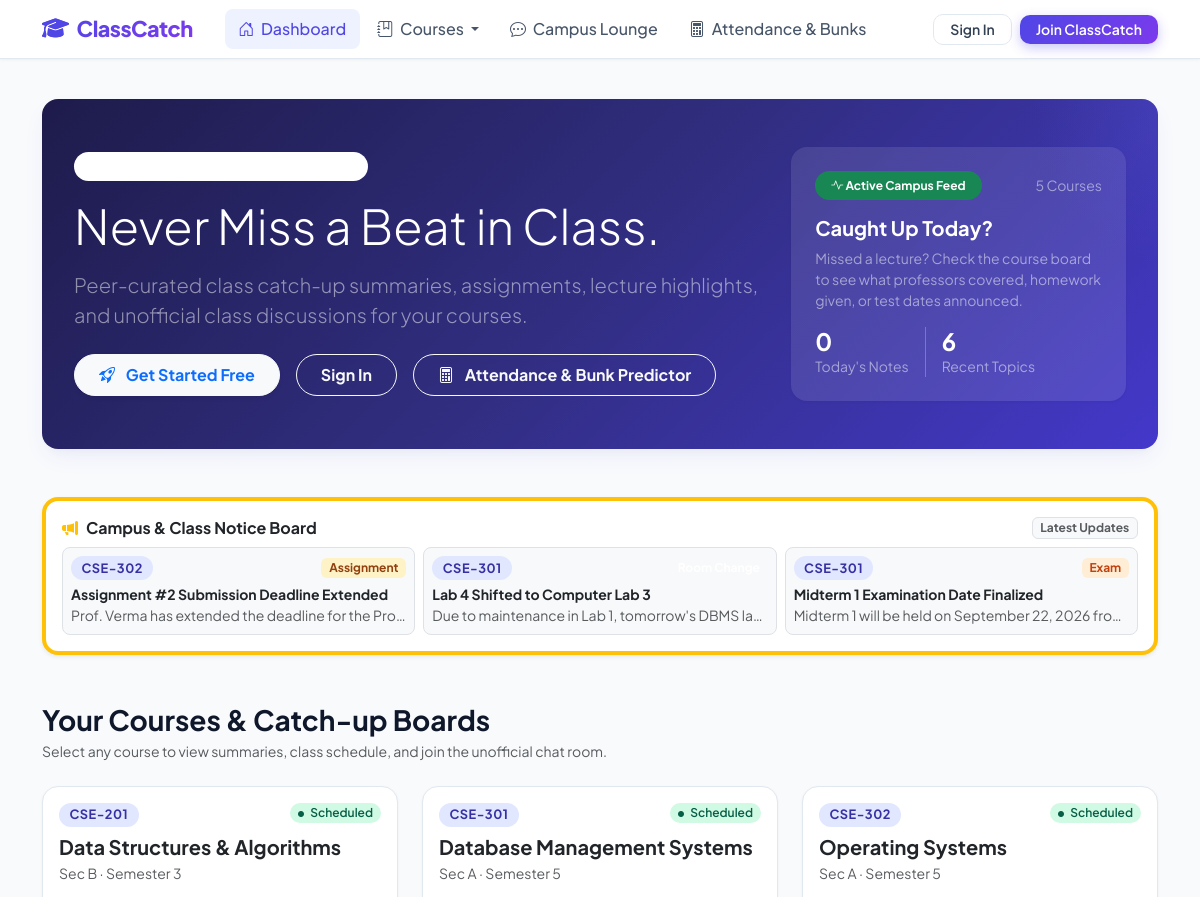
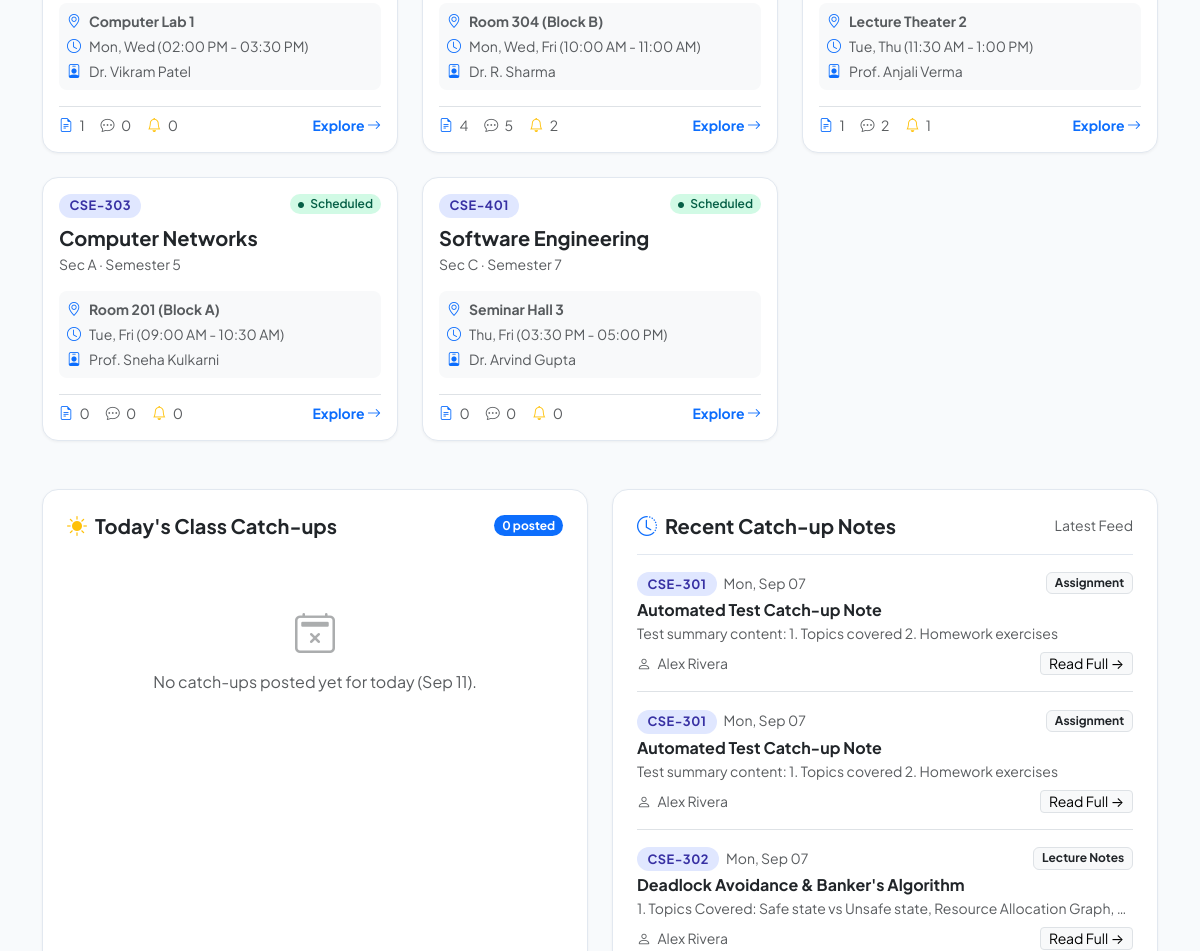
Before: / (upper part) with the older database file (2 pictures, top to bottom).
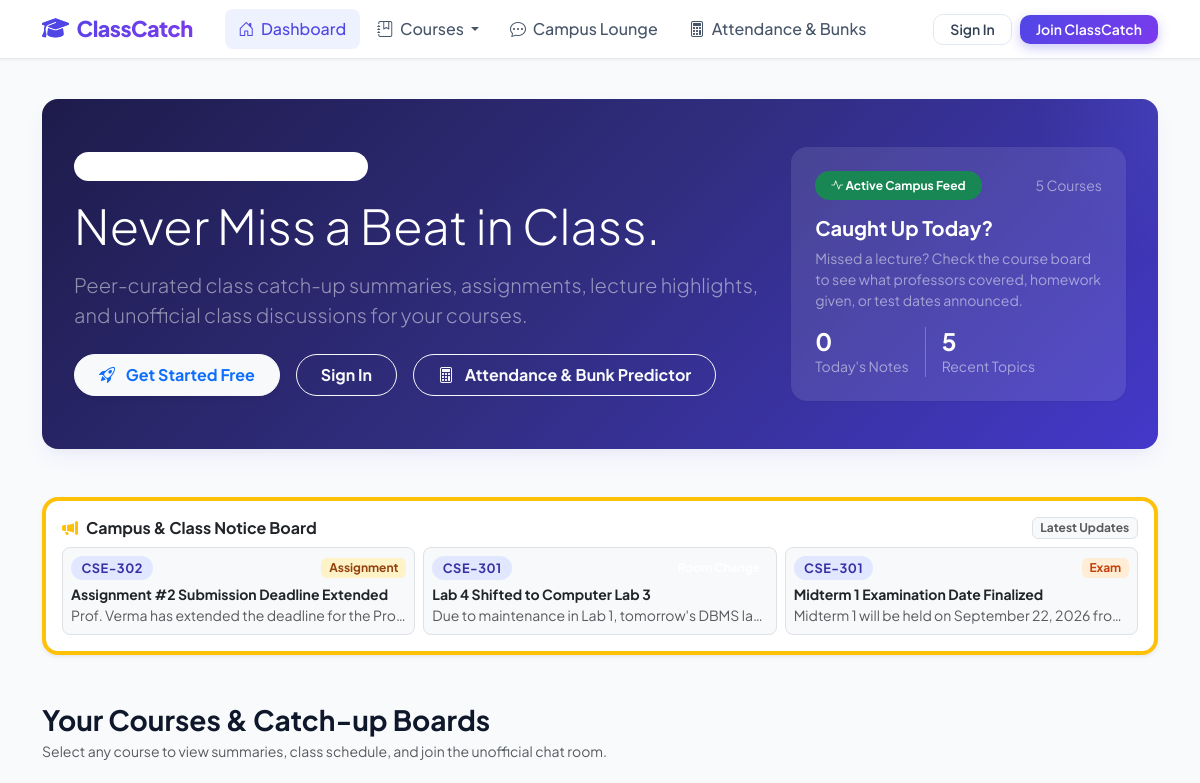
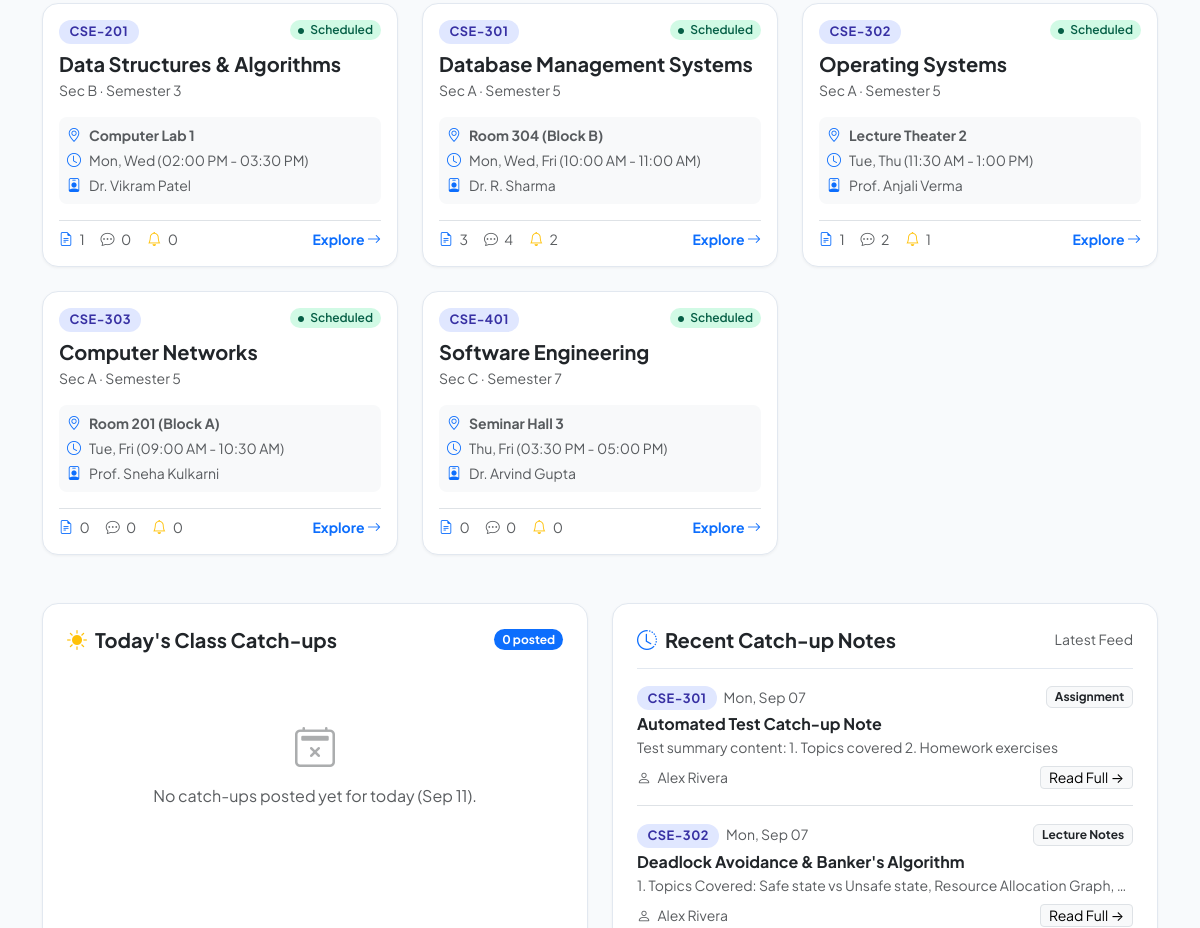
After: the same page with the newer database file (2 pictures, top to bottom).
### models.py (models this page shows, shortened)
class Announcement(db.Model):
    __tablename__ = 'announcements'
    id = db.Column(db.Integer, primary_key=True)
    course_id = db.Column(db.Integer, db.ForeignKey('courses.id'), nullable=False, index=True)
    user_id = db.Column(db.Integer, db.ForeignKey('users.id'), nullable=False, index=True)
    title = db.Column(db.String(150), nullable=False)
    content = db.Column(db.Text, nullable=False)
    tag = db.Column(db.String(30), default='General', nullable=False)  # Exam, Quiz, Assignment, Room Change, Urgent
    created_at = db.Column(db.DateTime, default=datetime.utcnow, nullable=False)

class Course(db.Model):
    __tablename__ = 'courses'
    id = db.Column(db.Integer, primary_key=True)
    name = db.Column(db.String(150), nullable=False)
    code = db.Column(db.String(20), nullable=False, index=True)
    section = db.Column(db.String(10), default='A', nullable=False)
    semester = db.Column(db.Integer, default=1, nullable=False)
    instructor = db.Column(db.String(120), default='Prof. TBD', nullable=False)
    room = db.Column(db.String(60), default='Lecture Hall 101', nullable=False)
    schedule = db.Column(db.String(150), default='Mon, Wed 10:00 AM - 11:30 AM', nullable=False)
    status = db.Column(db.String(40), default='Scheduled', nullable=False)  # Scheduled, Cancelled, Extra Class
    summaries = db.relationship('Summary', backref='course', lazy=True, cascade='all, delete-orphan')
    chats = db.relationship('ChatMessage', backref='course', lazy=True, cascade='all, delete-orphan')
    announcements = db.relationship('Announcement', backref='course', lazy=True, cascade='all, delete-orphan')
    attendances = db.relationship('AttendanceRecord', backref='course', lazy=True, cascade='all, delete-orphan')

class Summary(db.Model):
    __tablename__ = 'summaries'
    id = db.Column(db.Integer, primary_key=True)
    course_id = db.Column(db.Integer, db.ForeignKey('courses.id'), nullable=False, index=True)
    user_id = db.Column(db.Integer, db.ForeignKey('users.id'), nullable=False, index=True)
    date = db.Column(db.Date, nullable=False, index=True)
    topic = db.Column(db.String(200), nullable=True)
    category = db.Column(db.String(50), default='Lecture Notes', nullable=False)  # Lecture Notes, Assignment, Exam Prep
    content = db.Column(db.Text, nullable=False)
    helpful_count = db.Column(db.Integer, default=0, nullable=False)
    created_at = db.Column(db.DateTime, default=datetime.utcnow, nullable=False)

class User(UserMixin, db.Model):
    __tablename__ = 'users'
    id = db.Column(db.Integer, primary_key=True)
    name = db.Column(db.String(100), nullable=False)
    email = db.Column(db.String(120), unique=True, nullable=False, index=True)
    password_hash = db.Column(db.String(255), nullable=False)
    role = db.Column(db.String(20), default='student', nullable=False)
    avatar_color = db.Column(db.String(20), default='indigo', nullable=False)
    summaries = db.relationship('Summary', backref='author', lazy=True, cascade='all, delete-orphan')
    chats = db.relationship('ChatMessage', backref='author', lazy=True, cascade='all, delete-orphan')
    announcements = db.relationship('Announcement', backref='author', lazy=True, cascade='all, delete-orphan')
    attendance_records = db.relationship('AttendanceRecord', backref='student', lazy=True, cascade='all, delete-orphan')

### app.py (the view)
@app.route('/')
def index():
    courses = Course.query.order_by(Course.code).all()
    today_summaries = Summary.query.filter_by(date=date.today()).order_by(Summary.created_at.desc()).all()
    recent_summaries = Summary.query.order_by(Summary.date.desc(), Summary.created_at.desc()).limit(6).all()
    urgent_announcements = Announcement.query.order_by(Announcement.created_at.desc()).limit(5).all()
    user_attendance = []
    if current_user.is_authenticated:
        user_attendance = AttendanceRecord.query.filter_by(user_id=current_user.id).all()
    return render_template(
        'index.html',
        title='ClassCatch - Peer-Powered College Catch-up',
        courses=courses,
        today_summaries=today_summaries,
        recent_summaries=recent_summaries,
        urgent_announcements=urgent_announcements,
        user_attendance=user_attendance
    )

### templates/index.html (shortened to what this page needs)
{% extends "base.html" %}
{% block content %}
<div class="hero-gradient mb-5">
    <div class="row align-items-center">
        <div class="col-lg-8">
            <div class="d-inline-flex align-items-center gap-2 px-3 py-1 rounded-pill bg-white bg-opacity-20 text-white small fw-bold mb-3">
                <i class="bi bi-calendar-event"></i> Today is {{ today.strftime('%A, %B %d, %Y') }}
            </div>
            <h1 class="display-5 fw-extrabold mb-3">Never Miss a Beat in Class.</h1>
            <p class="lead mb-4 text-white-50">
                Peer-curated class catch-up summaries, assignments, lecture highlights, and unofficial class discussions for your courses.
            </p>
            <div class="d-flex flex-wrap gap-3">
                {% if current_user.is_authenticated %}
                    <a href="{{ url_for('post_summary') }}" class="btn btn-light px-4 py-2 fw-bold rounded-pill text-primary shadow-sm" id="hero-btn-post">
                        <i class="bi bi-pencil-square me-2"></i> Post Today's Catch-up
                    </a>
                {% else %}
                    <a href="{{ url_for('register') }}" class="btn btn-light px-4 py-2 fw-bold rounded-pill text-primary shadow-sm">
                        <i class="bi bi-rocket-takeoff me-2"></i> Get Started Free
                    </a>
                    <a href="{{ url_for('login') }}" class="btn btn-outline-light px-4 py-2 fw-bold rounded-pill">
                        Sign In
                    </a>
                {% endif %}
                <a href="{{ url_for('attendance_calculator') }}" class="btn btn-outline-light px-4 py-2 fw-bold rounded-pill">
                    <i class="bi bi-calculator me-2"></i> Attendance & Bunk Predictor
                </a>
            </div>
        </div>
        <div class="col-lg-4 d-none d-lg-block text-center">
            <div class="card card-modern bg-white bg-opacity-10 border-0 p-4 text-start text-white">
                <div class="d-flex justify-content-between align-items-center mb-3">
                    <span class="badge bg-success text-white px-3 py-2 rounded-pill"><i class="bi bi-activity"></i> Active Campus Feed</span>
                    <span class="small text-white-50">{{ courses|length }} Courses</span>
                </div>
                <h5 class="fw-bold mb-2">Caught Up Today?</h5>
                <p class="small text-white-50 mb-3">Missed a lecture? Check the course board to see what professors covered, homework given, or test dates announced.</p>
                <div class="d-flex align-items-center gap-3">
                    <div>
                        <div class="h4 fw-bold mb-0">{{ today_summaries|length }}</div>
                        <div class="small text-white-50">Today's Notes</div>
                    </div>
                    <div>
                        <div class="h4 fw-bold mb-0">{{ recent_summaries|length }}</div>
                        <div class="small text-white-50">Recent Topics</div>
                    </div>
                </div>
            </div>
        </div>
    </div>
</div>
{% if urgent_announcements %}
<div class="card card-modern p-3 mb-5 border-start border-4 border-warning bg-white shadow-sm">
    <div class="d-flex align-items-center justify-content-between mb-2">
        <h6 class="fw-bold text-dark mb-0 d-flex align-items-center gap-2">
            <i class="bi bi-megaphone-fill text-warning"></i> Campus & Class Notice Board
        </h6>
        <span class="badge bg-light text-muted border">Latest Updates</span>
    </div>
    <div class="row g-2">
        {% for ann in urgent_announcements[:3] %}
            <div class="col-md-4">
                <div class="p-2 rounded-3 bg-light border h-100">
                    <div class="d-flex justify-content-between align-items-center mb-1">
                        <span class="badge badge-code">{{ ann.course.code }}</span>
                        <span class="badge badge-tag-{{ ann.tag|lower }} small">{{ ann.tag }}</span>
                    </div>
                    <div class="fw-bold text-truncate small" title="{{ ann.title }}">{{ ann.title }}</div>
                    <div class="text-muted small text-truncate">{{ ann.content }}</div>
                </div>
            </div>
        {% endfor %}
    </div>
</div>
{% endif %}
<div class="d-flex justify-content-between align-items-center mb-4">
    <div>
        <h3 class="fw-bold mb-1">Your Courses & Catch-up Boards</h3>
        <p class="text-muted small mb-0">Select any course to view summaries, class schedule, and join the unofficial chat room.</p>
    </div>
</div>
<div class="row g-4 mb-5">
    {% for c in courses %}
        <div class="col-md-6 col-lg-4">
            <div class="card card-modern card-hover h-100 p-3 d-flex flex-column">
                <div class="d-flex justify-content-between align-items-start mb-2">
                    <span class="badge badge-code">{{ c.code }}</span>
                    <span class="badge {% if c.status == 'Scheduled' %}badge-status-scheduled{% else %}badge-status-cancelled{% endif %} rounded-pill px-2 py-1">
                        <i class="bi bi-circle-fill me-1" style="font-size: 6px;"></i> {{ c.status }}
                    </span>
                </div>
                <h5 class="fw-bold mb-1 text-dark">
                    <a href="{{ url_for('course_detail', course_id=c.id) }}" class="text-decoration-none text-dark stretched-link">
                        {{ c.name }}
                    </a>
                </h5>
                <div class="text-muted small mb-3">Sec {{ c.section }} &middot; Semester {{ c.semester }}</div>
                <div class="bg-light p-2 rounded-3 small mb-3">
                    <div class="text-muted d-flex align-items-center gap-2 mb-1">
                        <i class="bi bi-geo-alt text-primary"></i> <strong>{{ c.room }}</strong>
                    </div>
                    <div class="text-muted d-flex align-items-center gap-2 mb-1">
                        <i class="bi bi-clock text-primary"></i> {{ c.schedule }}
                    </div>
                    <div class="text-muted d-flex align-items-center gap-2">
                        <i class="bi bi-person-badge text-primary"></i> {{ c.instructor }}
                    </div>
                </div>
                <div class="mt-auto pt-2 border-top d-flex justify-content-between align-items-center small text-muted">
                    <div class="d-flex gap-3">
                        <span title="Catch-up Notes"><i class="bi bi-file-earmark-text text-primary me-1"></i> {{ c.summaries|length }}</span>
                        <span title="Peer Discussions"><i class="bi bi-chat-dots text-indigo me-1"></i> {{ c.chats|length }}</span>
                        <span title="Announcements"><i class="bi bi-bell text-warning me-1"></i> {{ c.announcements|length }}</span>
                    </div>
                    <span class="text-primary fw-bold">Explore <i class="bi bi-arrow-right"></i></span>
                </div>
            </div>
        </div>
    {% else %}
        <div class="col-12 text-center py-5">
            <div class="text-muted">No courses available yet. Seed the database to get started.</div>
        </div>
    {% endfor %}
</div>
<div class="row g-4">
    <div class="col-lg-6">
        <div class="card card-modern p-4 h-100">
            <div class="d-flex justify-content-between align-items-center mb-3">
                <h5 class="fw-bold mb-0 d-flex align-items-center gap-2">
                    <i class="bi bi-sun-fill text-warning"></i> Today's Class Catch-ups
                </h5>
                <span class="badge bg-primary rounded-pill">{{ today_summaries|length }} posted</span>
            </div>
            {% if today_summaries %}
                <div class="list-group list-group-flush">
                    {% for item in today_summaries %}
                        <div class="list-group-item px-0 py-3 border-bottom">
                            <div class="d-flex justify-content-between align-items-center mb-1">
                                <span class="badge badge-code">{{ item.course.code }}</span>
                                <span class="badge bg-light text-secondary border">{{ item.category }}</span>
                            </div>
                            <h6 class="fw-bold mb-1">
                                <a href="{{ url_for('summary_detail', summary_id=item.id) }}" class="text-decoration-none text-dark">
                                    {{ item.topic or 'Class Notes & Lecture Topics' }}
                                </a>
                            </h6>
                            <p class="small text-muted mb-2 text-truncate" style="max-height: 40px;">{{ item.content }}</p>
                            <div class="d-flex justify-content-between align-items-center small text-muted">
                                <span><i class="bi bi-person me-1"></i> {{ item.author.name }}</span>
                                <span class="text-success"><i class="bi bi-hand-thumbs-up me-1"></i> {{ item.helpful_count }} found helpful</span>
                            </div>
                        </div>
                    {% endfor %}
                </div>
            {% else %}
                <div class="text-center py-5 text-muted">
                    <i class="bi bi-calendar2-x fs-1 text-muted opacity-50 mb-2 d-block"></i>
                    <p class="mb-2">No catch-ups posted yet for today ({{ today.strftime('%b %d') }}).</p>
                </div>
            {% endif %}
        </div>
    </div>
    <div class="col-lg-6">
        <div class="card card-modern p-4 h-100">
            <div class="d-flex justify-content-between align-items-center mb-3">
                <h5 class="fw-bold mb-0 d-flex align-items-center gap-2">
                    <i class="bi bi-clock-history text-primary"></i> Recent Catch-up Notes
                </h5>
                <span class="text-muted small">Latest Feed</span>
            </div>
            {% if recent_summaries %}
                <div class="list-group list-group-flush">
                    {% for item in recent_summaries %}
                        <div class="list-group-item px-0 py-3 border-bottom">
                            <div class="d-flex justify-content-between align-items-center mb-1">
                                <div>
                                    <span class="badge badge-code me-1">{{ item.course.code }}</span>
                                    <span class="small text-muted">{{ item.date.strftime('%a, %b %d') }}</span>
                                </div>
                                <span class="badge bg-light text-dark border">{{ item.category }}</span>
                            </div>
                            <h6 class="fw-bold mb-1">
                                <a href="{{ url_for('summary_detail', summary_id=item.id) }}" class="text-decoration-none text-dark">
                                    {{ item.topic or 'Lecture Summary' }}
                                </a>
                            </h6>
                            <p class="small text-muted mb-2 text-truncate">{{ item.content }}</p>
                            <div class="d-flex justify-content-between align-items-center small text-muted">
                                <span><i class="bi bi-person me-1"></i> {{ item.author.name }}</span>
                                <a href="{{ url_for('summary_detail', summary_id=item.id) }}" class="btn btn-sm btn-light border py-0 px-2">Read Full &rarr;</a>
                            </div>
                        </div>
                    {% endfor %}
                </div>
            {% else %}
                <div class="text-center py-5 text-muted">
                    <p>No recent summaries available yet.</p>
                </div>
            {% endif %}
        </div>
    </div>
</div>
{% endblock %}

Changed rows visible on the page:
removed Summary: course.code "CSE-301", date "Mon, Sep 07", category "Assignment", topic "Automated Test Catch-up Note", content "Test summary content: 1. Topics covered 2. Homework exercises", author.name "Alex Rivera"
computed for Course "Database Management Systems": summaries|length "4" → "3"; chats|length "5" → "4"
Other visible differences:
{{ recent_summaries|length }}: "6" → "5"
